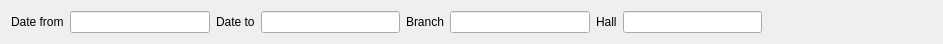
<?xml version="1.0" encoding="UTF-8"?>
<ui version="4.0">
 <class>FReportByPayment</class>
 <widget class="QWidget" name="FReportByPayment">
  <property name="geometry">
   <rect>
    <x>0</x>
    <y>0</y>
    <width>943</width>
    <height>38</height>
   </rect>
  </property>
  <property name="windowTitle">
   <string>Form</string>
  </property>
  <layout class="QHBoxLayout" name="horizontalLayout">
   <property name="sizeConstraint">
    <enum>QLayout::SetMinimumSize</enum>
   </property>
   <item>
    <widget class="QLabel" name="label">
     <property name="text">
      <string>Date from</string>
     </property>
    </widget>
   </item>
   <item>
    <widget class="EDateEdit" name="leDateFrom"/>
   </item>
   <item>
    <widget class="QLabel" name="label_2">
     <property name="text">
      <string>Date to</string>
     </property>
    </widget>
   </item>
   <item>
    <widget class="EDateEdit" name="leDateTo"/>
   </item>
   <item>
    <widget class="QLabel" name="label_16">
     <property name="text">
      <string>Branch</string>
     </property>
    </widget>
   </item>
   <item>
    <widget class="EQLineEdit" name="leBranch">
     <property name="maximumSize">
      <size>
       <width>300</width>
       <height>16777215</height>
      </size>
     </property>
     <property name="focusPolicy">
      <enum>Qt::ClickFocus</enum>
     </property>
     <property name="ShowButton" stdset="0">
      <bool>true</bool>
     </property>
     <property name="EnableHiddenText" stdset="0">
      <bool>false</bool>
     </property>
    </widget>
   </item>
   <item>
    <widget class="QLabel" name="label_4">
     <property name="text">
      <string>Hall</string>
     </property>
    </widget>
   </item>
   <item>
    <widget class="EQLineEdit" name="leHall">
     <property name="maximumSize">
      <size>
       <width>300</width>
       <height>16777215</height>
      </size>
     </property>
     <property name="focusPolicy">
      <enum>Qt::ClickFocus</enum>
     </property>
     <property name="ShowButton" stdset="0">
      <bool>true</bool>
     </property>
     <property name="EnableHiddenText" stdset="0">
      <bool>false</bool>
     </property>
    </widget>
   </item>
   <item>
    <spacer name="horizontalSpacer">
     <property name="orientation">
      <enum>Qt::Horizontal</enum>
     </property>
     <property name="sizeHint" stdset="0">
      <size>
       <width>170</width>
       <height>20</height>
      </size>
     </property>
    </spacer>
   </item>
  </layout>
 </widget>
 <customwidgets>
  <customwidget>
   <class>EQLineEdit</class>
   <extends>QLineEdit</extends>
   <header location="global">eqlineedit.h</header>
   <slots>
    <signal>customButtonClicked(bool)</signal>
   </slots>
  </customwidget>
  <customwidget>
   <class>EDateEdit</class>
   <extends>QLineEdit</extends>
   <header location="global">edateedit.h</header>
  </customwidget>
 </customwidgets>
 <resources/>
 <connections/>
</ui>
